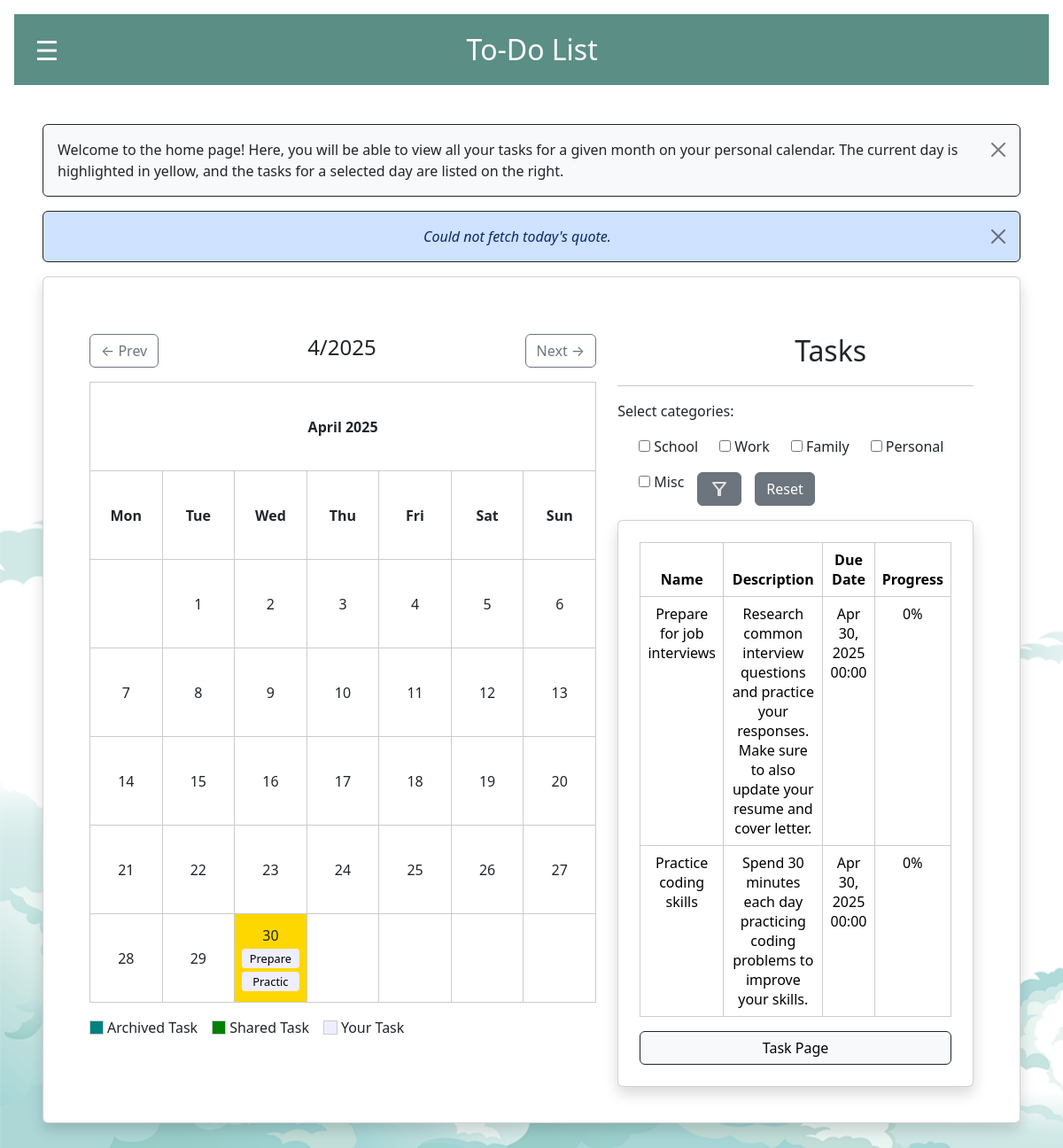
/home/ (signed in), run on an earlier commit of the app's database.
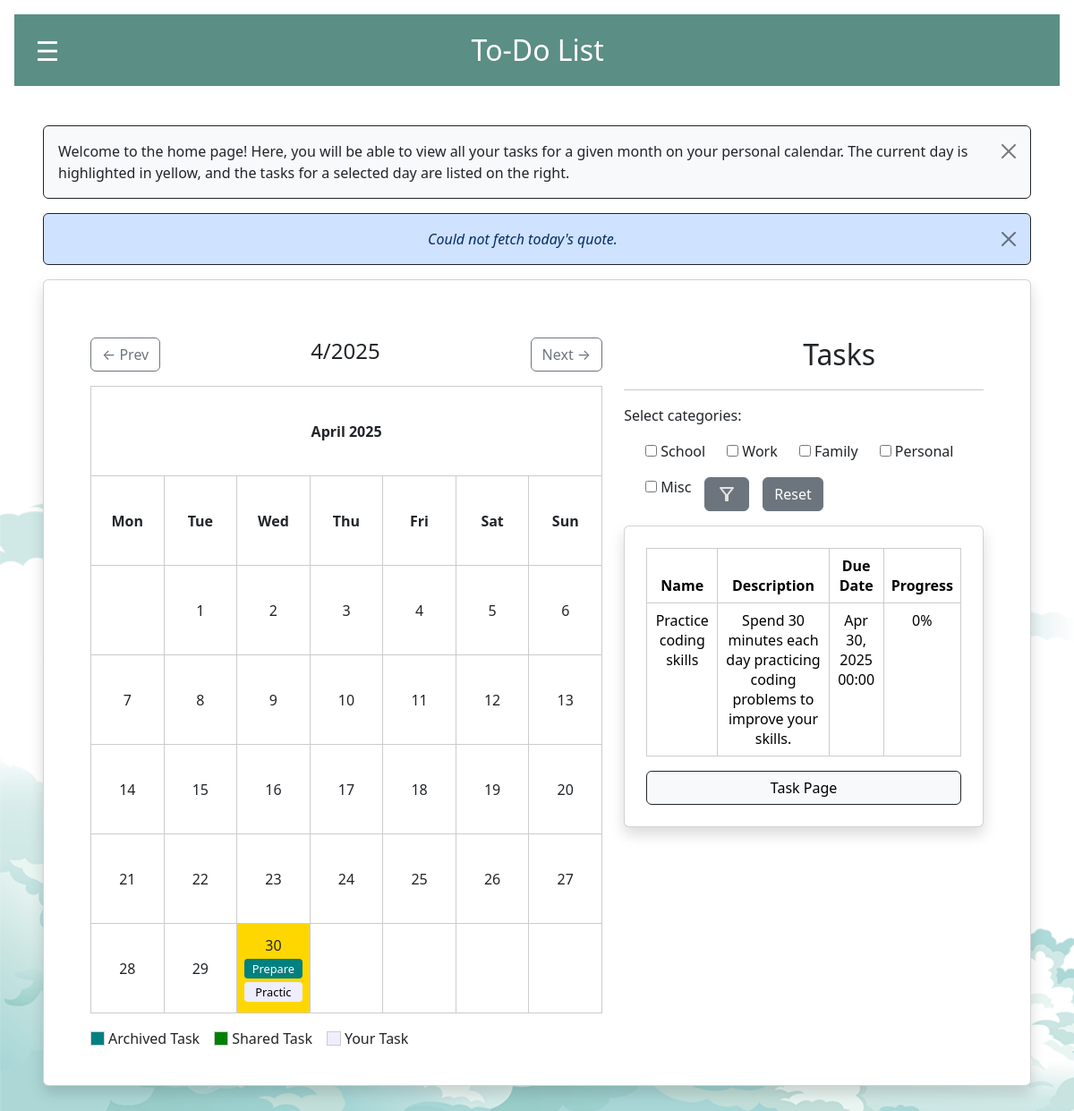
And on a later commit of the database.
### todoapp/models.py (models this page shows, shortened)
class Category(models.Model):
    name = models.CharField(max_length=50)
    def __str__(self):
        return self.name

class Task(models.Model):
    name = models.CharField(max_length=255)
    creator = models.ForeignKey(User, on_delete=models.CASCADE)
    description = models.TextField()
    due_date = models.DateTimeField()
    progress = models.IntegerField(default=0)
    is_completed = models.BooleanField(default=False)
    is_archived = models.BooleanField(default=False)
    categories = models.ManyToManyField(Category, related_name="tasks", blank=True)
    assigned_users = models.ManyToManyField(User, related_name="assigned_tasks")
    notifications_enabled = models.BooleanField(default=False)
    NOTIFICATION_TIMES = [
        (10, '10 minutes before'),
        (60, '1 hour before'),
        (1440, '1 day before'),
    ]
    NOTIFICATION_TYPES = [
        ('push', 'Push Notification'),
        ('email', 'Email Notification'),
    ]
    notification_time = models.IntegerField(choices=NOTIFICATION_TIMES, default=60)
    notification_type = models.CharField(
        max_length=10,
        choices=NOTIFICATION_TYPES,
        default='push'
    )

### todoapp/views.py (the view, shortened to what this page needs)
# urls.py: path('home/', views.calender_view , name='home'),
@login_required(login_url='index')
@require_GET
@csrf_exempt
def calender_view(request):
    form = FilterTasksForm(request.GET or None)
    year  = request.GET.get('year')
    month = request.GET.get('month')
    if year and month:
        year, month = int(year), int(month)
    else:
        today = datetime.today()
        year, month = today.year, today.month
    monthly_tasks = Task.objects.filter(
        Q(creator=request.user) | Q(assigned_users=request.user),
        due_date__year=year,
        due_date__month=month,
    ).distinct().order_by('due_date')
    sidebar_tasks = Task.objects.filter(
        Q(creator=request.user) | Q(assigned_users=request.user),
        is_completed=False,
        is_archived=False,
    ).distinct().order_by('due_date')
    prev_month = 12 if month == 1 else month - 1
    prev_year  = year - 1 if month == 1 else year
    next_month = 1  if month == 12 else month + 1
    next_year  = year + 1 if month == 12 else year
    us_hols = holidays.CountryHoliday('US', years=[year])
    holiday_dict = {
        dt.day: name
        for dt, name in us_hols.items()
        if dt.month == month
    }
    cal = TaskCalendar(
        monthly_tasks,
        year,
        month,
        holidays=holiday_dict,
        user=request.user
    )
    html_calendar = cal.formatmonth(year, month)
    today_quote = show_quote()
    return render(request, 'home.html', {
        'calendar':     html_calendar,
        'year':         year,
        'month':        month,
        'prev_year':    prev_year,
        'prev_month':   prev_month,
        'next_year':    next_year,
        'next_month':   next_month,
        'form':         form,           # your FilterTasksForm
        'all_tasks':    sidebar_tasks,  # template loops over all_tasks
        'holiday_dict': holiday_dict,
        'today_quote': today_quote
    })

### todoapp/forms.py
class FilterTasksForm(forms.Form):
    user_category_filter = forms.ModelMultipleChoiceField(
        queryset=Category.objects.all(),
        widget=forms.CheckboxSelectMultiple,
        required=False,
        label="Select categories:"
    )

### todoapp/context_processors.py (called while the page is built)
def vapid_key(request):
    return {
        'vapid_key': settings.VAPID_PUBLIC_KEY
    }

### todoapp/utils.py (called while the page is built)
    def group_by_day(self, tasks):
        task_dict = {}
        for task in tasks:
            task_day = task.due_date.day
            task_dict.setdefault(task_day, []).append(task)
        return task_dict

    def formatmonth(self, year, month, withyear=True):
        self.year, self.month = year, month
        return super().formatmonth(year, month, withyear=withyear)

### todoapp/views.py (called while the page is built)
def show_quote():
    quote = cache.get('zenquote_today')
    if quote:
        return quote
    url = 'https://zenquotes.io/api/today/'
    try:
        response = requests.get(url)
        response.raise_for_status()
        data = response.json()
        quote = data[0]["h"]
        cache.set('zenquote_today', quote, timeout=60 * 10)
        return quote
    except requests.exceptions.RequestException as e:
        return "Could not fetch today's quote."

### todoapp/templates/home.html (shortened to what the changed rows need)
{% extends 'base.html' %}
{% block content %}
<div class="card p-4 shadow">
  <div class="card-body">
  <div class="container mt-4">
      <div class="row">
  <div class="col-md-7">
      <div class="calendar">
        <div id="calendar-container">
          {{ calendar|safe }}
      </div>
      </div>
  </div>
  <div class="col-md-5">
      <h2 style="margin-bottom: 20px; margin-left: 200px;">Tasks</h2>
      <div class="filter-form">
        <form method="get" title="Select a category to filter all tasks based on their category assignment." name="filter_tasks" class="d-flex justify-content-between align-items-center flex-wrap gap-2">
            <div class="d-flex flex-row flex-wrap align-items-center">
                {% for checkbox in form.user_category_filter %}
                    <div class="form-check">
                        {{ checkbox.tag }}
                        <label class="form-check-label">{{ checkbox.choice_label }}</label>
                    </div>
                {% endfor %}
            </div>
        </form>
    </div>
          <div class="card p-4 shadow">
            <div class="table-responsive">
              <table class="table">
                  <thead>
                      <tr>
                          <th>Name</th>
                          <th>Description</th>
                          <th>Due Date</th>
                          <th>Progress</th>
                      </tr>
                  </thead>
                  <tbody>
                      {% for task in all_tasks %}
                      <tr>
                          <td>{{ task.name }}</td>
                          <td>{{ task.description }}</td>
                          <td>{{ task.due_date|date:"M d, Y H:i" }}</td>
                          <td>{{ task.progress }}%</td>
                      </tr>
                      {% empty %}
                      <tr>
                          <td colspan="5" class="text-center">No tasks available.</td>
                      </tr>
                      {% endfor %}
                  </tbody>
              </table>
            </div>
          </div>
      </div>
    </div>
  </div>
</div>
{% endblock %}

What changed in the data, as far as the page shows it:
no longer on this page (row edited): Task: name "Prepare for job interviews", description "Research common interview questions and practice your responses. Make sure to also update your resume and cover letter.", due_date "Apr 30, 2025 00:00", progress "0"
